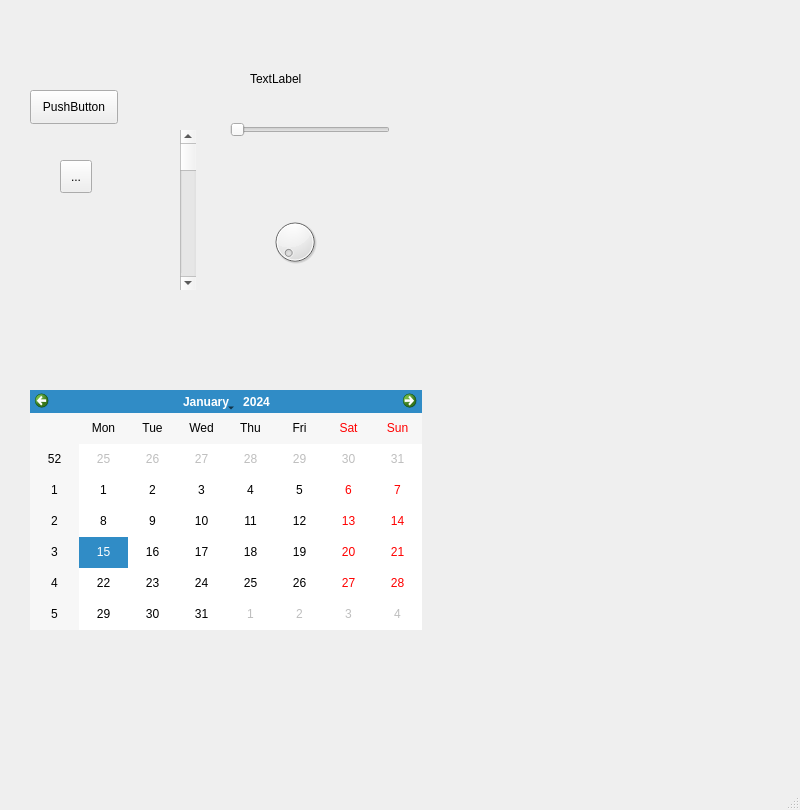
<?xml version="1.0" encoding="UTF-8"?>
<ui version="4.0">
 <class>MainWindow</class>
 <widget class="QMainWindow" name="MainWindow">
  <property name="geometry">
   <rect>
    <x>0</x>
    <y>0</y>
    <width>800</width>
    <height>810</height>
   </rect>
  </property>
  <property name="windowTitle">
   <string>MainWindow</string>
  </property>
  <widget class="QWidget" name="centralwidget">
   <widget class="QPushButton" name="pushButton">
    <property name="geometry">
     <rect>
      <x>30</x>
      <y>90</y>
      <width>88</width>
      <height>34</height>
     </rect>
    </property>
    <property name="text">
     <string>PushButton</string>
    </property>
   </widget>
   <widget class="QToolButton" name="toolButton">
    <property name="geometry">
     <rect>
      <x>60</x>
      <y>160</y>
      <width>32</width>
      <height>33</height>
     </rect>
    </property>
    <property name="text">
     <string>...</string>
    </property>
   </widget>
   <widget class="QLabel" name="label">
    <property name="geometry">
     <rect>
      <x>250</x>
      <y>70</y>
      <width>58</width>
      <height>18</height>
     </rect>
    </property>
    <property name="text">
     <string>TextLabel</string>
    </property>
   </widget>
   <widget class="QSlider" name="horizontalSlider">
    <property name="geometry">
     <rect>
      <x>230</x>
      <y>120</y>
      <width>160</width>
      <height>20</height>
     </rect>
    </property>
    <property name="orientation">
     <enum>Qt::Horizontal</enum>
    </property>
   </widget>
   <widget class="QScrollBar" name="verticalScrollBar">
    <property name="geometry">
     <rect>
      <x>180</x>
      <y>130</y>
      <width>16</width>
      <height>160</height>
     </rect>
    </property>
    <property name="orientation">
     <enum>Qt::Vertical</enum>
    </property>
   </widget>
   <widget class="QCalendarWidget" name="calendarWidget">
    <property name="geometry">
     <rect>
      <x>30</x>
      <y>390</y>
      <width>392</width>
      <height>240</height>
     </rect>
    </property>
   </widget>
   <widget class="QDial" name="dial">
    <property name="geometry">
     <rect>
      <x>270</x>
      <y>210</y>
      <width>50</width>
      <height>64</height>
     </rect>
    </property>
   </widget>
  </widget>
  <widget class="QMenuBar" name="menubar">
   <property name="geometry">
    <rect>
     <x>0</x>
     <y>0</y>
     <width>800</width>
     <height>30</height>
    </rect>
   </property>
  </widget>
  <widget class="QStatusBar" name="statusbar"/>
 </widget>
 <resources/>
 <connections/>
</ui>
